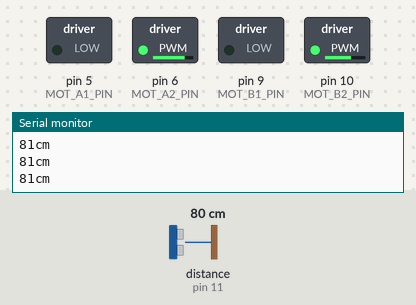
This sketch was run on a simulated Arduino Uno, built with avr-gcc and run on an emulated ATmega328P. On the bench: switched loads named in the sketch (green lamp = pin HIGH), the last lines printed to the serial monitor. Dashed ring = blinking. The test bench sets the inputs (shaded band); at power-on: distance to the obstacle (sensor on pin 11) 80 cm. The echo pulse lasts 58.3 µs per cm.

Above: at 1.2 s.
1.3 s: distance to the obstacle (sensor on pin 11) set to 26 cm
4.3 s: distance to the obstacle (sensor on pin 11) set to 22 cm
At 4.6 s:
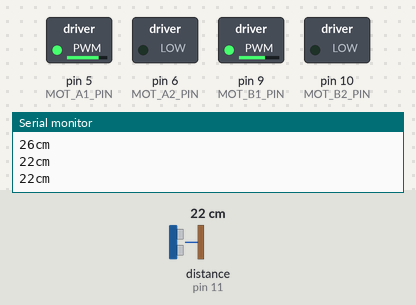
Timing chart, 0 to 13.3 s (numbered marks = the images above; inputs shaded):
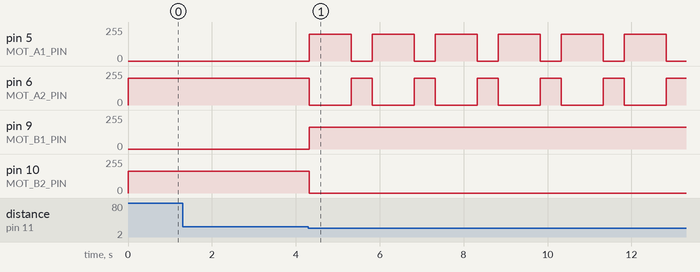

The sketch:

distSenseFinal.ino
```cpp
#include <NewPing.h>

#define TRIGGER_PIN 12//dist sensor
#define ECHO_PIN 11//   dist sensor
#define MAX_DISTANCE 200

#define MOT_A1_PIN 5//right wheel
#define MOT_A2_PIN 6//right wheel
#define MOT_B1_PIN 9//left wheel
#define MOT_B2_PIN 10//left wheel

// NewPing setup of pins and maximum distance.
NewPing sonar(TRIGGER_PIN, ECHO_PIN, MAX_DISTANCE);

/* variables for the speed of motors */
int leftServoSpeed = 200-23+25-3+1;
int rightServoSpeed = 200-25-10;
 //guess what
void setup()
{
  // Initialize the stepper driver control pins to output drive mode.
  pinMode(MOT_A1_PIN, OUTPUT);
  pinMode(MOT_A2_PIN, OUTPUT);
  pinMode(MOT_B1_PIN, OUTPUT);
  pinMode(MOT_B2_PIN, OUTPUT);

  // Start with drivers off, motors coasting.
  digitalWrite(MOT_A1_PIN, LOW);
  digitalWrite(MOT_A2_PIN, LOW);
  digitalWrite(MOT_B1_PIN, LOW);
  digitalWrite(MOT_B2_PIN, LOW);

  //Initialise the serian UART at 9600 bps (bits per second).
  Serial.begin(9600);
}

/// \param pwm
/// \param IN1_PIN
/// \param IN2_PIN

void setMotorPwm(int pwm, int IN1_PIN, int IN2_PIN)
{
  if (pwm < 0) {  // reverse speeds
    analogWrite(IN1_PIN, -pwm);
    digitalWrite(IN2_PIN, LOW);

  } else { // stop or forward
    digitalWrite(IN1_PIN, LOW);
    analogWrite(IN2_PIN, pwm);
  }
}

/// \param pwm_A  motor A PWM, -255 to 255
/// \param pwm_B  motor B PWM, -255 to 255

void setMotorCurrents(int pwm_A, int pwm_B)
{
  setMotorPwm(pwm_A, MOT_A1_PIN, MOT_A2_PIN);
  setMotorPwm(pwm_B, MOT_B1_PIN, MOT_B2_PIN);
}

/// \param pwm_A  motor A PWM, -255 to 255
/// \param pwm_B  motor B PWM, -255 to 255
/// \param duration delay in milliseconds
//chicken 🐔 butt

void spin(int pwm_A, int pwm_B)
{
  setMotorCurrents(pwm_A, pwm_B);
}

unsigned int look()
{
  unsigned int uS = sonar.ping_cm();
  Serial.print(uS);
  Serial.println("cm");
  return uS;
}

void loop()
{
  unsigned int dist = look();
  unsigned int current = look();

  if(dist > 23 || dist == 0)
  {
    spin(leftServoSpeed,rightServoSpeed); // sets speed of motors to value entered above for 0.5 sec and keeps repeating
  }
  else
  {
    while(true)
    {
      spin(-leftServoSpeed, -rightServoSpeed);
      delay(1000);
      spin(leftServoSpeed, -rightServoSpeed);
      delay(500);
      unsigned int dif = current - look();
      if(dif > 23)
      {
        break;
      }
    }
  }
}
```

Measured:
- the behaviour switches between 24 and 23 cm on distance to the obstacle (sensor on pin 11) (found by bisection; images 0 and 1)
- after the input at 4.3 s, pin 5 (MOT_A1_PIN): alternates 200/255 for 1.0 s and 0/255 for 0.50 s, starting at once; pin 6 (MOT_A2_PIN): alternates 200/255 for 0.50 s and 0/255 for 1.0 s, starting at once; pin 9 (MOT_B1_PIN): 0/255 → 165/255 at once; pin 10 (MOT_B2_PIN): 165/255 → 0/255 at once
